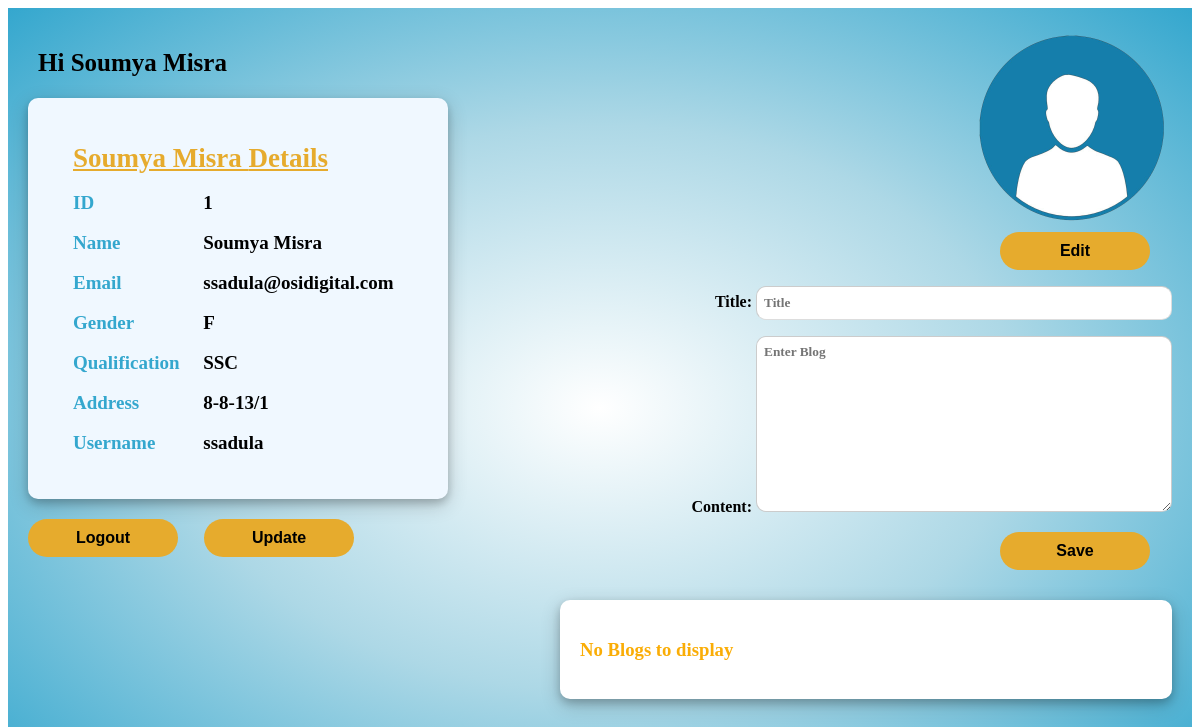
Page /app/home/details/1/ on the earlier database version.
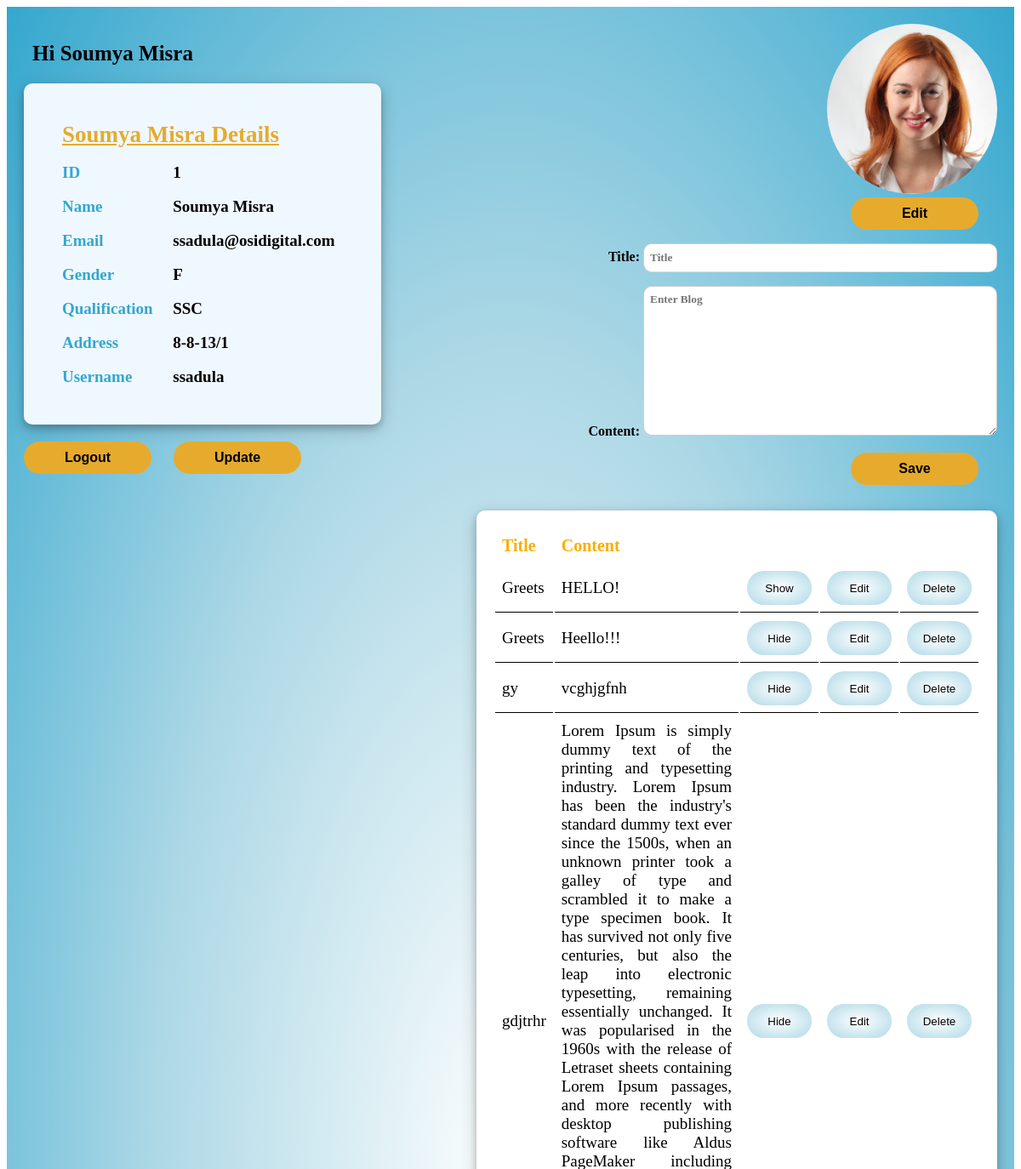
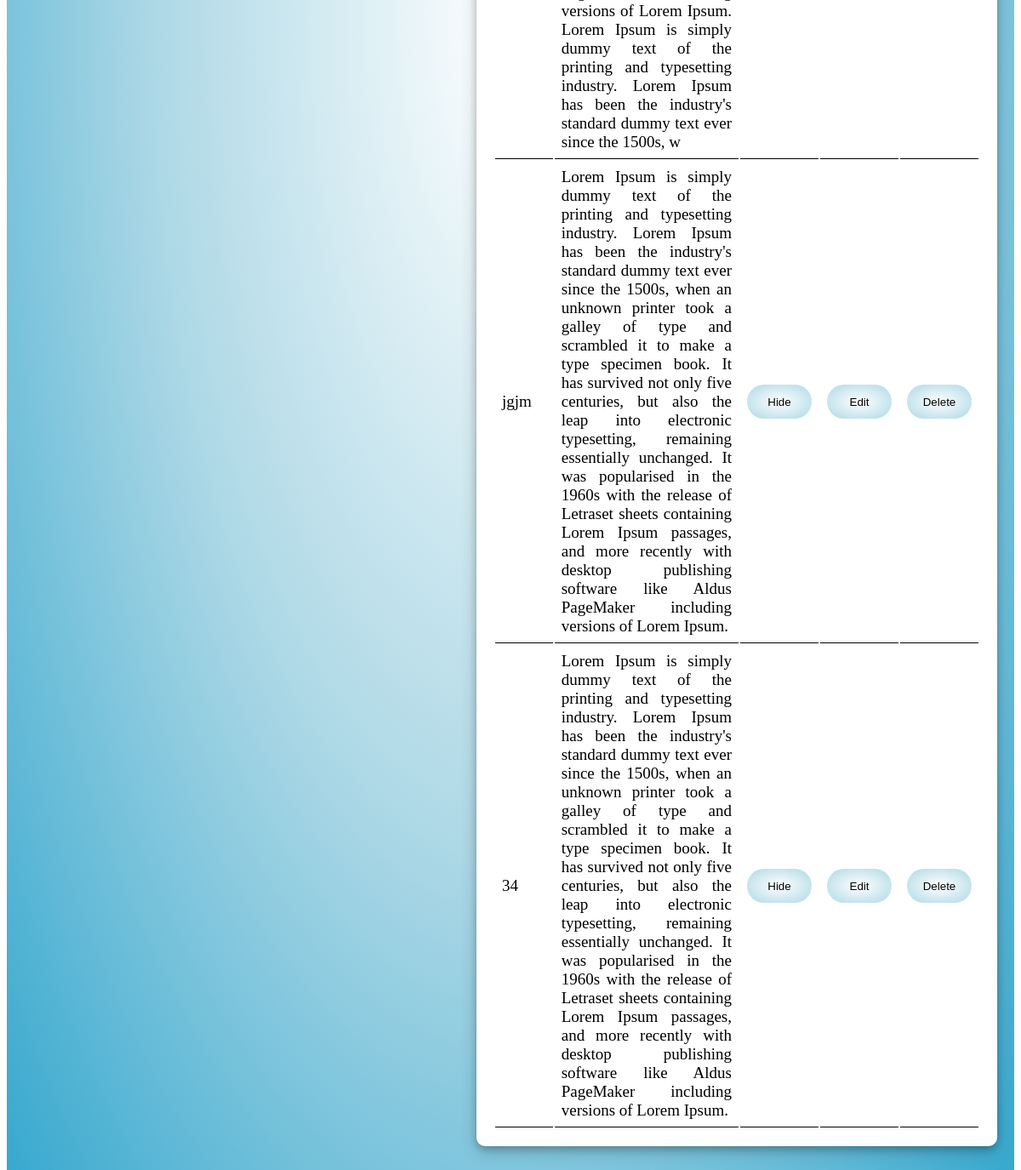
Same page on the later database version (2 pictures, top to bottom).
### student_management_app/models.py (models this page shows)
class User(models.Model):
    name=models.CharField(max_length=50)
    email=models.EmailField(unique=True)
    gender=models.CharField(max_length=6)
    phoneNumber=models.BigIntegerField(max_length=10)
    Qualification = models.CharField(max_length=20)
    Address = models.TextField(max_length=120)
    username = models.CharField(max_length=30,unique=True)
    password=models.CharField(max_length=100)
    image = models.ImageField(upload_to='images',default="C:/Users/ssadula/Pictures/StudentManagamentProject/media/images/p1.png")

class BlogPost(models.Model):
    title = models.CharField(max_length=200)
    content = models.TextField()
    author = models.ForeignKey(User, on_delete=models.CASCADE)
    status = models.BooleanField(default=True)

### student_management_app/views.py (the view)
# urls.py: path('home/details/<int:id>/',views.UserDetails),
def UserDetails(request,id):
    user = User.objects.get(id=id)
    blogOfUser = BlogPost.objects.filter(author_id = user)
    context = {
        'user' : user,
        'blog' : BlogPostForm(),
        'blogs' : blogOfUser,
    }
    if request.method == 'POST':
        title = request.POST.get('title')
        content = request.POST.get('content')
        post = BlogPost(title=title, content=content, author=user)
        post.save()
    return render(request,"UserPage.html",context)

### student_management_app/forms.py
class BlogPostForm(forms.ModelForm):
    class Meta:
        model = BlogPost
        fields = ['title','content']
        widgets = {
            'title': TextInput(attrs={
                'class': "form-control",
                'style': 'width: 400px;height: 18px;padding: 7px;border-radius: 10px;border-width: 1px;border-color: rgba(0, 0, 0, 0.2);font-family: Georgia;font-weight:bold;',
                'placeholder': 'Title'
                }),
            'content':  Textarea(attrs={
                'rows' : 10,
                'cols' : 50,
                'style': 'width: 400px;padding: 7px;border-radius: 10px;border-width: 1px;border-color: rgba(0, 0, 0, 0.2);font-family: Georgia;font-weight:bold;',
                'placeholder': 'Enter Blog'
                }),
            }

### student_management_app/Templates/UserPage.html (shortened to what this page needs)
<!DOCTYPE html>
<html lang="en">
<head>
</head>
<body>
    <div class="whole-page">
        <div class="page-container">
            <div class="left-container">
                <div class="top">
                    <h2>Hi {{ user.name}}</h2>
                </div>
                <table class="table-style">
                    <tr>
                        <th class="colms" id="userheading" colspan="2">{{user.name}} Details</th>
                    </tr>
                    <tr>
                        <td class="colms">ID</td>
                        <td class="result">{{user.id}}</td>
                    </tr>
                    <tr>
                        <td class="colms">Name</td>
                        <td class="result">{{user.name}}</td>
                    </tr>
                    <tr>
                        <td class="colms">Email</td>
                        <td class="result">{{user.email}}</td>
                    </tr>
                    <tr>
                        <td class="colms">Gender</td>
                        <td class="result">{{user.gender}}</td>
                    </tr>
                    <tr>
                        <td class="colms">Qualification</td>
                        <td class="result">{{user.Qualification}}</td>
                    </tr>
                    <tr>
                        <td class="colms">Address</td>
                        <td class="result">{{user.Address}}</td>
                    </tr>
                    <tr>
                        <td class="colms">Username</td>
                        <td class="result">{{user.username}}</td>
                    </tr>
                </table>
                <div class="btns">
                    <button type="submit" class="save-btn"><a href="http://127.0.0.1:8000/app/Home/">Logout</a></button>
                    <button type="submit" class="save-btn"><a href="http://127.0.0.1:8000/app/Home/register/{{user.id}}">Update</a></button>
                </div>
            </div>
            <div class="right-container">
                <div>
                    <img src="{{ user.image.url }}" class="profile-img"><br>
                    <button type="submit" class="save-btn"><a href="editprofilepic/">Edit</a></button>
                </div>
                <div class="blog-form">
                    <form action="" method="post">
                        {{blog.as_p}}
                        <div>
                            <button type="submit" class="save-btn" >Save</button>
                        </div>
                    </form>
                </div>
                <div class="blog-container">
                    {% if not blogs %}
                    <h3>No Blogs to display</h3>
                    {% else  %}
                    <table>
                        <tr>
                            <th class="blog-table-th">Title</th>
                            <th class="blog-table-th">Content</th>
                            <th class="blog-table-th"></th>
                        </tr>
                        {%for blog in blogs%}
                        <tr>
                            <td class="blog-td">{{blog.title}}</td>
                            <td class="blog-td">{{blog.content}}</td>
                            <td class="blog-td">
                                <button class="logout-button get-detail" onclick="displayShoworHide('{{blog.status}}','{{blog.title}}')">
                                <a href="blogstatus/{{blog.id}}/">{% if blog.status == 1 %} Hide {% else %} Show {% endif %} </a>
                            </button></td>
                            <td class="blog-td">
                                <button class="logout-button get-detail">
                                    <a href="http://127.0.0.1:8000/app/home/details/{{blog.id}}/editblogcontent/">Edit</a>
                                </button>
                            </td>
                            <td class="blog-td">
                                <button class="logout-button get-detail">
                                    <a href="http://127.0.0.1:8000/app/home/details/{{blog.id}}/deleteblogcontent/">Delete</a>
                                </button>
                            </td>
                        </tr>
                        {%endfor%}
                    </table>
                    {% endif %}
                </div>
        </div>
    </div>
</body>
</html>

### student_management_app/Templates/UserPage.html (style rules this page uses)
body { min-height: 100vh; }
.whole-page { margin: 0px; padding: 20px; background-image: radial-gradient(white,lightblue,rgb(52, 167, 206)); min-height: 100vh; font-family: Georgia, 'Times New Roman', Times, serif; box-sizing: border-box; }
a { text-decoration: none; color: black; }
.logout-button { background-image: radial-gradient(white,lightblue); width: 150px; height: 38px; text-align: center; border-width: 0px; border-radius: 20px; }
h2 { color: black; margin-left: 10px; font-size: 25px; }
.table-style { top: 70px; border-radius: 10px; background-color: aliceblue; height: fit-content; padding: 35px; box-shadow: 0 4px 8px 0 rgba(0, 0, 0, 0.2), 0 6px 20px 0 rgba(0, 0, 0, 0.19); margin-bottom: 20px; }
td { font-size: 19px; padding: 8px; }
.colms { font-family: Georgia, 'Times New Roman', Times, serif; color: rgb(52, 167, 206); font-weight: bold; font-size: 19px; width: fit-content; }
.result { font-weight: bold; font-size: 19px; }
th { text-align: left; padding: 8px; text-decoration: underline; }
#userheading { font-size: 27px; color: rgb(230, 171, 45); }
.blog-container { width: 50%; margin-top: 30px; background-color: white; margin-bottom: 50px; padding: 20px; box-shadow: 0 4px 8px 0 rgba(0, 0, 0, 0.2), 0 6px 20px 0 rgba(0, 0, 0, 0.19); border-radius: 10px; text-align: left; }
.profile-img { width: 200px; height: 200px; border-radius: 150px; }
.page-container { width: 100%; display: flex; flex-direction: row; justify-content: space-between; }
.blog-form { font-weight: bold; }
.save-btn { background-color: rgb(230, 171, 45); width: 150px; height: 38px; text-align: center; border-width: 0px; border-radius: 20px; margin-right: 22px; font-weight: 600; font-size: 16px; }
.left-container { display: flex; width: 35%; flex-direction: column; position: fixed; }
.blog-td { border-bottom: 1px solid black; text-align: justify; }
.blog-table-th { text-decoration: none; color: rgb(250, 173, 6); font-weight: bolder; font-size: 20px; }
.get-detail { width: 76px; height: 40px; }
.right-container { width: 100%; text-align: right; display: flex; flex-direction: column; justify-content: end; align-items: flex-end; }

Differences in the rows shown:
changed User "Soumya Misra": image: a different picture
added BlogPost: title "Greets", content "HELLO!", status "Show"
added BlogPost: title "Greets", content "Heello!!!", status "Hide"
added BlogPost: title "gy", content "vcghjgfnh", status "Hide"
added BlogPost: title "gdjtrhr", content "Lorem Ipsum is simply dummy text of the printing and typesetting industry. Lorem Ipsum has been the industry's standard dummy text ever since the 1500s, when an unknown printer took a galley of type and scrambled it to make a type specimen book. It has survived not only five centuries, but also the leap into electronic typesetting, remaining essentially unchanged. It was popularised in the 1960s with the release of Letraset sheets containing Lorem Ipsum passages, and more recently with desktop publishing software like Aldus PageMaker including versions of Lorem Ipsum. Lorem Ipsum is simply dummy text of the printing and typesetting industry. Lorem Ipsum has been the industry's standard…", status "Hide"
added BlogPost: title "jgjm", content "Lorem Ipsum is simply dummy text of the printing and typesetting industry. Lorem Ipsum has been the industry's standard dummy text ever since the 1500s, when an unknown printer took a galley of type and scrambled it to make a type specimen book. It has survived not only five centuries, but also the leap into electronic typesetting, remaining essentially unchanged. It was popularised in the 1960s with the release of Letraset sheets containing Lorem Ipsum passages, and more recently with desktop publishing software like Aldus PageMaker including versions of Lorem Ipsum.", status "Hide"
added BlogPost: title "34", content "Lorem Ipsum is simply dummy text of the printing and typesetting industry. Lorem Ipsum has been the industry's standard dummy text ever since the 1500s, when an unknown printer took a galley of type and scrambled it to make a type specimen book. It has survived not only five centuries, but also the leap into electronic typesetting, remaining essentially unchanged. It was popularised in the 1960s with the release of Letraset sheets containing Lorem Ipsum passages, and more recently with desktop publishing software like Aldus PageMaker including versions of Lorem Ipsum.", status "Hide"
Other differences:
text no longer shown: "No Blogs to display"
text now shown: "Title Content"
